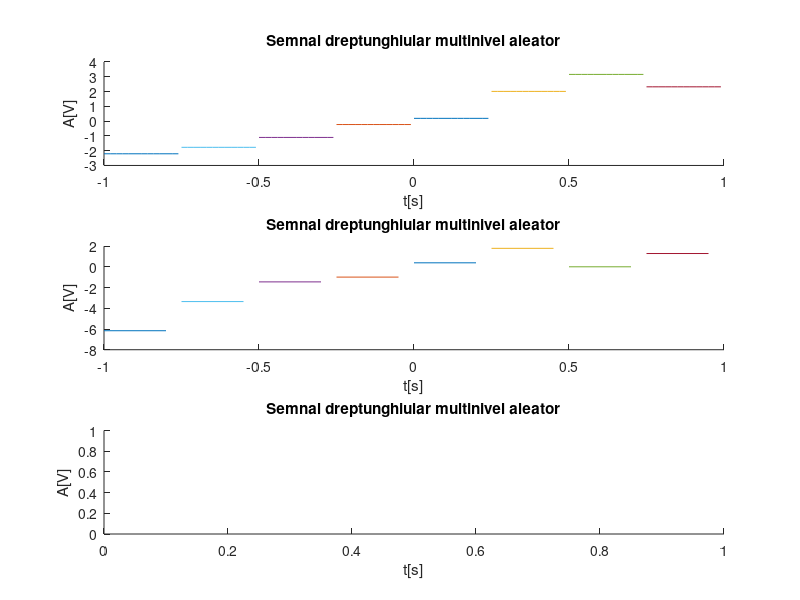

The MATLAB script that drew this image:
%d){-7,-5,-3,-1,1,3,5,7}
%pentru rezolutie temporara de 2 ms
hold on; % functie care asigura reprezentarea  semnalelor  pe aceeasi figura
t=0:0.002:0.25;
A1=rand(1);
A2=rand(1);
A3=rand(1);
A4=rand(1);
A5=rand(1);
A6=rand(1);
A7=rand(1);
A8=rand(1);
x1=A1*square(2*pi*4*t,100);% factorul de umplere 100 pentru a pastra un nivel constant
x2=-A2*square(2*pi*4*t,100);
x3=3*A3*square(2*pi*4*t,100);
x4=-3*A4*square(2*pi*4*t,100);
x5=5*A5*square(2*pi*4*t,100);
x6=-5*A6*square(2*pi*4*t,100);
x7=7*A7*square(2*pi*4*t,100);
x8=-7*A8*square(2*pi*4*t,100);
plot(t,x1);
plot(t-0.25,x2);%am deplasat al doilea semnal pentru a-l pozitiona la stanga primului
plot(t+0.25,x3);
plot(t-0.5,x4);
plot(t+0.5,x5);
plot(t-0.75,x6);
plot(t+0.75,x7);
plot(t-1,x8);
subplot(3,1,1)
xlabel('t[s]')
ylabel('A[V]')
title('Semnal dreptunghiular multinivel aleator')


%pentru rezolutie temporara de 20 ms
hold on; % functie care asigura reprezentarea  semnalelor  pe aceeasi figura
t=0:0.02:0.25;
A1=rand(1);
A2=rand(1);
A3=rand(1);
A4=rand(1);
A5=rand(1);
A6=rand(1);
A7=rand(1);
A8=rand(1);
x1=A1*square(2*pi*4*t,100);% factorul de umplere 100 pentru a pastra un nivel constant
x2=-A2*square(2*pi*4*t,100);
x3=3*A3*square(2*pi*4*t,100);
x4=-3*A4*square(2*pi*4*t,100);
x5=5*A5*square(2*pi*4*t,100);
x6=-5*A6*square(2*pi*4*t,100);
x7=7*A7*square(2*pi*4*t,100);
x8=-7*A8*square(2*pi*4*t,100);
plot(t,x1);
plot(t-0.25,x2);%am deplasat al doilea semnal pentru a-l pozitiona la stanga primului
plot(t+0.25,x3);
plot(t-0.5,x4);
plot(t+0.5,x5);
plot(t-0.75,x6);
plot(t+0.75,x7);
plot(t-1,x8);
subplot(3,1,2)
xlabel('t[s]')
ylabel('A[V]')
title('Semnal dreptunghiular multinivel aleator')
 

%pentru rezolutie temporara de 200 ms
hold on; % functie care asigura reprezentarea  semnalelor  pe aceeasi figura
t=0:0.2:0.25;
A1=rand(1);
A2=rand(1);
A3=rand(1);
A4=rand(1);
A5=rand(1);
A6=rand(1);
A7=rand(1);
A8=rand(1);
x1=A1*square(2*pi*4*t,100);% factorul de umplere 100 pentru a pastra un nivel constant
x2=-A2*square(2*pi*4*t,100);
x3=3*A3*square(2*pi*4*t,100);
x4=-3*A4*square(2*pi*4*t,100);
x5=5*A5*square(2*pi*4*t,100);
x6=-5*A6*square(2*pi*4*t,100);
x7=7*A7*square(2*pi*4*t,100);
x8=-7*A8*square(2*pi*4*t,100);
plot(t,x1);
plot(t-0.25,x2);%am deplasat al doilea semnal pentru a-l pozitiona la stanga primului
plot(t+0.25,x3);
plot(t-0.5,x4);
plot(t+0.5,x5);
plot(t-0.75,x6);
plot(t+0.75,x7);
plot(t-1,x8);
subplot(3,1,3)
xlabel('t[s]')
ylabel('A[V]')
title('Semnal dreptunghiular multinivel aleator')